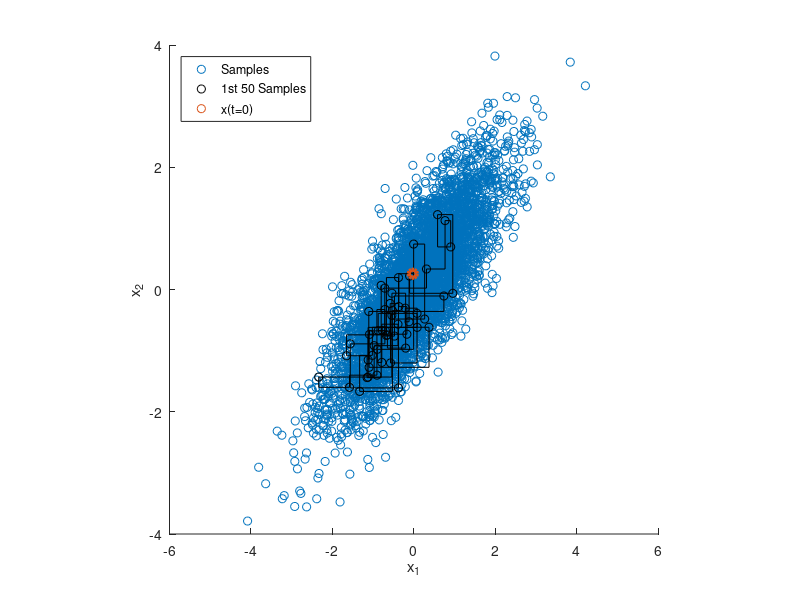

Here is the MATLAB script that generated this plot:
rand('seed' ,12345);
nSamples = 5000;
 
mu = [0 0]; % TARGET MEAN
rho(1) = 0.8; % rho_21
rho(2) = 0.8; % rho_12
 
% INITIALIZE THE GIBBS SAMPLER
propSigma = 1; % PROPOSAL VARIANCE
minn = [-3 -3];
maxx = [3 3];
 
% INITIALIZE SAMPLES
x = zeros(nSamples,2);
x(1,1) = unifrnd(minn(1), maxx(1));
x(1,2) = unifrnd(minn(2), maxx(2));
 
dims = 1:2; % INDEX INTO EACH DIMENSION
 
% RUN GIBBS SAMPLER
t = 1;
while t < nSamples
    t = t + 1;
    T = [t-1,t];
    for iD = 1:2 % LOOP OVER DIMENSIONS
        % UPDATE SAMPLES
        nIx = dims~=iD; % *NOT* THE CURRENT DIMENSION
        % CONDITIONAL MEAN
        muCond = mu(iD) + rho(iD)*(x(T(iD),nIx)-mu(nIx));
        % CONDITIONAL VARIANCE
        varCond = sqrt(1-rho(iD)^2);
        % DRAW FROM CONDITIONAL
        x(t,iD) = normrnd(muCond,varCond);
    end
end
 
% DISPLAY SAMPLING DYNAMICS
figure;
h1 = scatter(x(:,1),x(:,2),'r.');
 
% CONDITIONAL STEPS/SAMPLES
hold on;
for t = 1:50
    plot([x(t,1),x(t+1,1)],[x(t,2),x(t,2)],'k-');
    plot([x(t+1,1),x(t+1,1)],[x(t,2),x(t+1,2)],'k-');
    h2 = plot(x(t+1,1),x(t+1,2),'ko');
end
 
h3 = scatter(x(1,1),x(1,2),'go','Linewidth',3);
legend([h1,h2,h3],{'Samples','1st 50 Samples','x(t=0)'},'Location','Northwest')
hold off;
xlabel('x_1');
ylabel('x_2');
axis square